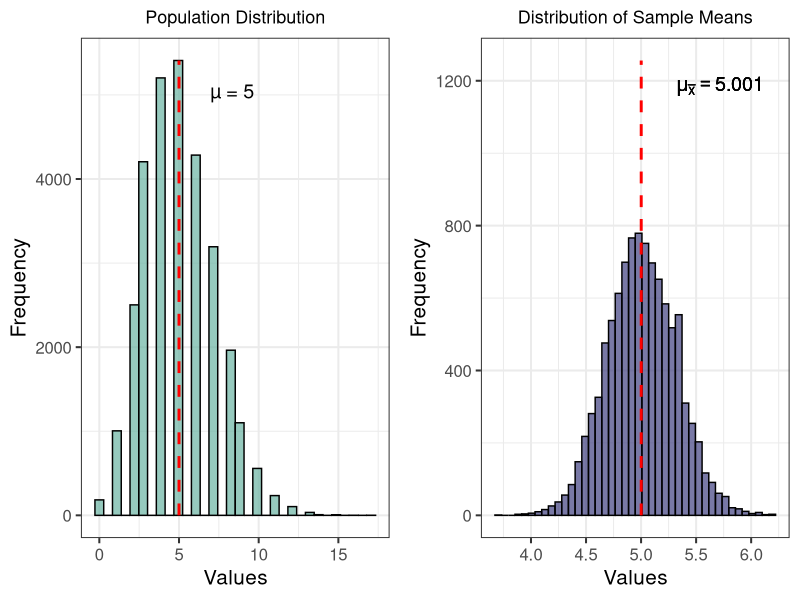
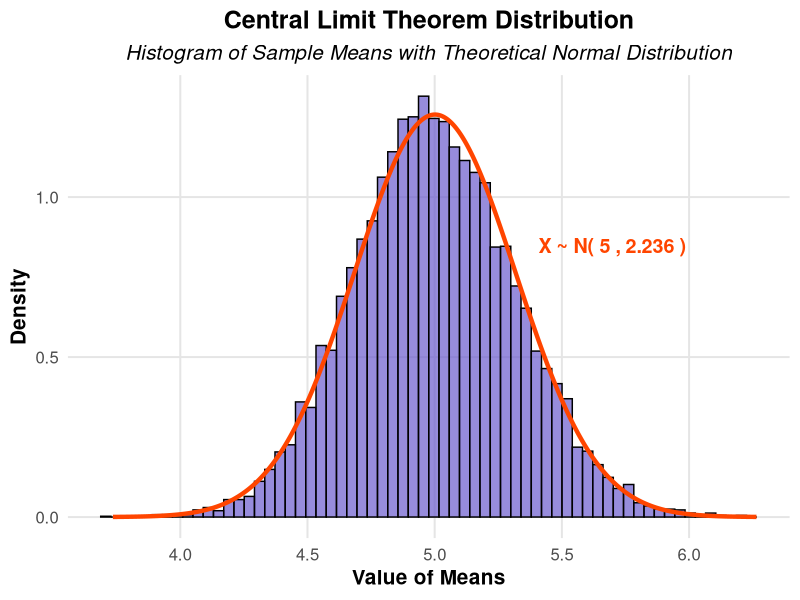
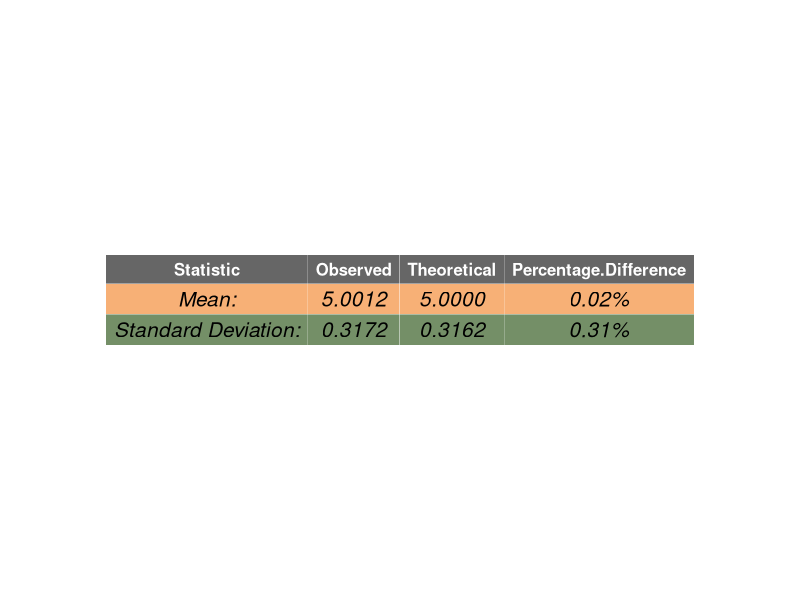
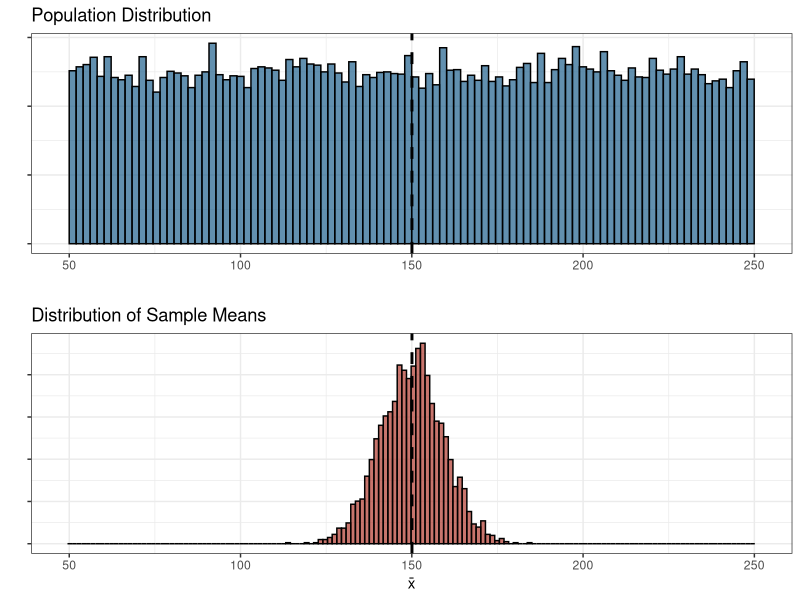

The R source for these figures, in order:
## ---- chunk 1
#| output: false

# Load necessary libraries
library(ggplot2)
library(gridExtra)
library(dplyr)
## ---- chunk 2


# Define parameters
lambda <- 5    # Rate parameter of our Poisson distribution
sample_size <- 50   # Number of data points for each sample
num_samples <- 10000 # Number of means to collect

set.seed(150)

# Generate original dataset
original_dataset <- rpois(30000, lambda = lambda)

original_dataset <- ((original_dataset - mean(original_dataset)) * sqrt(lambda)/sd(original_dataset)) + lambda

# Theoretical mean and standard deviation for the population distribution
theoretical_mean <- mean(original_dataset)
theoretical_sd <- sd(original_dataset) / sqrt(sample_size)

# Convert original dataset to a data frame
original_dataframe <- data.frame(original_values = original_dataset)

# Generate means dataset using vectorized operations
generate_means_dataset <- function(original_data, sample_size, num_samples) {
  replicate(num_samples, mean(sample(original_data, sample_size, replace = TRUE)))
}

# Generate means dataset
means_dataset <- generate_means_dataset(original_dataset, sample_size, num_samples)
means_dataframe <- data.frame(means_values = means_dataset)

# Calculate means for both distributions
mean_original <- mean(original_dataset)
mean_means <- mean(means_dataframe$means_values)
sd_means <- sd(means_dataframe$means_values)

# Function to calculate number of bins using Sturges' rule
sturges_rule <- function(n) {
  ceiling(log2(n) + 1)
}

# Calculate maximum y-values for annotations
calculate_max_y <- function(dataframe, column) {
  max(ggplot_build(
    ggplot(dataframe, aes(x = !!sym(column))) +
      geom_histogram(bins = 2 * sturges_rule(nrow(dataframe)))
  )$data[[1]]$count)
}

# Get the max y values for annotations
max_y_original <- calculate_max_y(original_dataframe, "original_values")
max_y_means <- calculate_max_y(means_dataframe, "means_values")

# --- Create the first plot for the Population Distribution ---
original_plot <- ggplot(original_dataframe, aes(x = original_values)) +
  geom_histogram(bins = 2 * sturges_rule(nrow(original_dataframe)), 
                 fill = "#69b3a2", color = "black", alpha = 0.7) +
  annotate("segment", x = mean_original, xend = mean_original, y = 0, yend = max_y_original, 
           color = "red", linetype = "dashed", linewidth = 1) +
  annotate("text", x = mean_original + 3/4 * sd(original_dataframe$original_values), y = max_y_original * 0.9, 
           label = paste("µ =", round(mean_original, 3)), 
           color = "black", vjust = -0.5, hjust = -0.1, size = 5) +
  labs(title = "Population Distribution", x = "Values", y = "Frequency") +
  theme_bw(base_size = 15) +
  theme(plot.title = element_text(hjust = 0.5, size = 13))

# --- Create the second plot for the Sample Means Distribution ---
# --- Create the second plot for the Sample Means Distribution ---
means_plot <- ggplot(means_dataframe, aes(x = means_values)) +
  geom_histogram(bins = ceiling(2.8 * sturges_rule(nrow(means_dataframe))), 
                 fill = "#404080", color = "black", alpha = 0.7) +
  annotate("segment", x = mean_means, xend = mean_means, y = 0, yend = max_y_means, 
           color = "red", linetype = "dashed", linewidth = 1) +
  annotate("text", x = mean_means + 3/4 * sd(means_dataframe$means_values), y = max_y_means * 0.9, 
           label = bquote(mu[bar(x)] == .(round(mean_means, 3))),  # Use bquote here to evaluate mean_means
           color = "black", vjust = -0.5, hjust = -0.1, size = 5) +
  labs(title = "Distribution of Sample Means", x = "Values", y = "Frequency") +
  theme_bw(base_size = 15) +
  theme(plot.title = element_text(hjust = 0.5, size = 13))

# --- Arrange the two plots side by side ---
grid.arrange(original_plot, means_plot, ncol = 2)

## ---- chunk 3

# Find the theoretical normal distribution
means_values <- seq(lambda - 4 * sqrt(lambda)/sqrt(sample_size),
                    lambda + 4 * sqrt(lambda)/sqrt(sample_size),
                    length.out = 500)
means_perfect_normal <- dnorm(means_values, mean = mean_means, sd = sd_means)
means_perfect_normal_df <- data.frame(Values = means_values, Density = means_perfect_normal)

# Calculate bins using the Freedman-Diaconis rule
freedman_diaconis_bins <- function(data) {
  bin_width <- 2 * IQR(data) / (length(data)^(1/3))
  bins <- (max(data) - min(data)) / bin_width
  return(ceiling(bins))
}

fd_bins <- freedman_diaconis_bins(means_dataframe$means_values)

# Create the plot for Central Limit Theorem
clt_plot <- ggplot(means_dataframe, aes(x = means_values)) +
  geom_histogram(aes(y = after_stat(density)), bins = fd_bins, 
                 fill = "#6A5ACD", color = "black", alpha = 0.7) +
  geom_line(data = means_perfect_normal_df, aes(x = Values, y = Density), 
            color = "#FF4500", linewidth = 1.5) +
  annotate("text", x = mean_means + 2.2 * sd_means, y = max(means_perfect_normal_df$Density) * 0.6, 
           label = paste("X ~ N(",lambda, ",",round(sqrt(lambda), 3),")"), 
           color = "#FF4500", size = 5, angle = 0, vjust = -1.5, hjust = 0.5, fontface = "bold") +
  labs(title = "Central Limit Theorem Distribution", 
       subtitle = "Histogram of Sample Means with Theoretical Normal Distribution",
       x = "Value of Means", y = "Density") +
  theme_minimal(base_size = 15) +
  theme(plot.title = element_text(hjust = 0.5, face = "bold"),
        plot.subtitle = element_text(hjust = 0.5, face = "italic"),
        axis.title.x = element_text(face = "bold"),
        axis.title.y = element_text(face = "bold"),
        panel.grid.major = element_line(color = "grey90"),
        panel.grid.minor = element_blank())

# Print the CLT plot
print(clt_plot)
## ---- chunk 4

# Calculate percentage differences
percentage_diff_mean <- ((mean_means - theoretical_mean) / theoretical_mean) * 100
percentage_diff_sd <- ((sd_means - theoretical_sd) / theoretical_sd) * 100

# Create a table with observed and theoretical values and percentage differences
table_data <- data.frame(
  Statistic = c("Mean:", "Standard Deviation:"),
  Observed = c(round(mean_means, 4), round(sd_means, 4)),
  Theoretical = c(round(theoretical_mean, 4), round(theoretical_sd, 4)),
  `Percentage Difference` = c(paste0(round(percentage_diff_mean, 2), "%"), paste0(round(percentage_diff_sd, 2), "%"))
)

# Customize the table theme for a vibrant look
custom_theme <- ttheme_default(
  core = list(
    bg_params = list(fill = c("#F7B076", "#748F67"), col = NA),
    fg_params = list(fontface = 3, fontsize = 15, hjust = 0.5)
  ),
  colhead = list(
    fg_params = list(col = "white", fontface = 2),
    bg_params = list(fill = "grey40", col = NA)
  )
)

# Create the table using tableGrob
table_grob <- tableGrob(table_data, rows = NULL, theme = custom_theme)

# Convert the tableGrob to a ggplot object
ggplot_table <- ggplot() +
  annotation_custom(table_grob) +
  theme_void()

# Print the ggplot table
print(ggplot_table)
## ---- chunk 5
#Again we have our two variables. 
sample_size <- 40 #Sets the number of data points we pull from the population for each sample. This is the "n" in our normal distribution formula. 
num_samples <- 3000 #Sets the number of samples we calculate the mean of. 

# Additional demonstration with a uniform distribution
set.seed(124)

line_original_dataset <- runif(30000, min = 50, max = 250)
line_original_dataframe <- data.frame(line_original_dataset)

line_means_dataset <- generate_means_dataset(line_original_dataset, sample_size, num_samples)
line_means_dataframe <- data.frame(line_means_dataset)

line_original_df_plot <- ggplot(line_original_dataframe, aes(x = line_original_dataset, y = after_stat(density))) +
  geom_histogram(bins = 100, fill = "#1F618D", color = "black", alpha = 0.7) +
  geom_vline(aes(xintercept = mean(line_original_dataset)), linetype = "dashed", color = "black", linewidth = 1) +
  labs(title = "Population Distribution", x = "", y = "") +
  scale_x_continuous(limits = c(49, 251)) +
  theme_bw() +
  theme(axis.text.y = element_blank())

line_means_df_plot <- ggplot(line_means_dataframe, aes(x = line_means_dataset, y = after_stat(density))) +
  geom_histogram(bins = 150, fill = "#B03A2E", color = "black", alpha = 0.7) +
  geom_vline(aes(xintercept = mean(line_means_dataset)), linetype = "dashed", color = "black", linewidth = 1) +
  scale_x_continuous(limits = c(49, 251)) +
  labs(title = "Distribution of Sample Means", x = "x̄", y = "") +
  theme_bw() +
  theme(axis.text.y = element_blank())

grid.arrange(line_original_df_plot, line_means_df_plot, nrow = 2)
